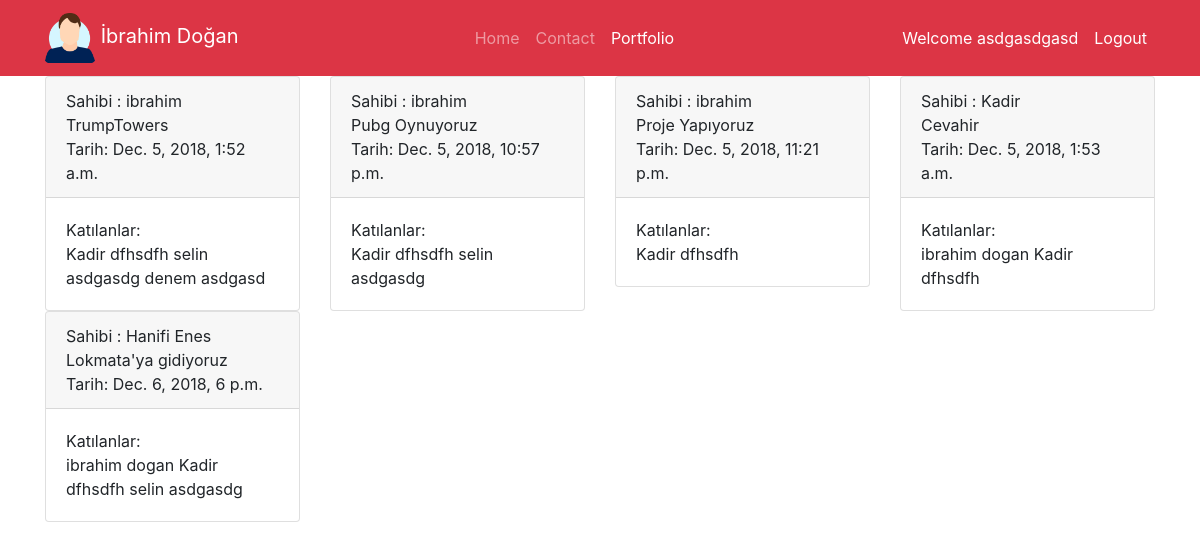
The page /portfolio (signed in) on the database its author committed.
### mysite/models.py (models this page shows, shortened)
class Event(models.Model):
    time = models.DateTimeField()
    title = models.CharField(max_length=50)
    owner = models.ForeignKey(EventOwner, on_delete=models.CASCADE, null=True)
    participants = models.ManyToManyField(Profile, blank=True)
    description = models.CharField(max_length=500,null=True)
    biletix_url = models.CharField(max_length=500,blank=True, null=True)

class EventOwner(models.Model):
    profile = models.OneToOneField(Profile, on_delete=models.CASCADE, null=True)

class Profile(models.Model):
    user = models.OneToOneField(User, on_delete=models.CASCADE)
    first_name = models.CharField(max_length=30, null=True)
    last_name = models.CharField(max_length=30, null=True)
    friends = models.ManyToManyField('self', blank=True)

### mysite/views.py (the view)
# urls.py: path('portfolio', views.portfolio, name='portfolio'),
def portfolio(request):
    if request.user.is_authenticated:
        profile = request.user.profile
        friends = profile.friends.all()
        owner_friends = EventOwner.objects.filter(profile__in=friends)
        events = Event.objects.filter(owner__in=owner_friends.all())
        context = {'portfolio': 'active','events':events }
        return render(request, 'mysite/portfolio.html', context)
    else:
        context = {'portfolio': 'active'}
        return render(request, 'mysite/portfolio.html', context)

### mysite/templates/mysite/portfolio.html
{% extends 'mysite/base.html' %}
{% block content %}
    <div class="container">
        <div class="row">
            {% for event in events %}
                <div class="col-md-3">
                    <div class="card">
                        <div class="card-header">
                            Sahibi : {{ event.owner.profile.first_name }}<br>{{ event.title }} <br>
                            Tarih: {{ event.time }} </div>
                        <div class="card-body">Katılanlar:<br>
                            {% for participant in event.participants.all %}
                                {{ participant.first_name }} {{ participant.last_name }}
                            {% endfor %}
                        </div>
                    </div>
                </div>
            {% endfor %}
        </div>
    </div>
{% endblock %}

### mysite/templates/mysite/base.html (shortened to what this page needs)
{% load static %}
<!doctype html>
<html lang="en">
<head>
    <link rel="stylesheet" href="https://stackpath.bootstrapcdn.com/bootstrap/4.1.3/css/bootstrap.min.css"
>
</head>
<body>
<nav class="navbar navbar-expand-lg navbar-dark bg-danger">
    <div class="container">
        <a class="navbar-brand" href="#">
            <img src="{% static 'mysite/images/profile-picture-default.png' %}" width="50" height="50"> İbrahim Doğan
        </a>
        <div class="collapse navbar-collapse" id="navbarNavAltMarkup">
            <ul class="navbar-nav mx-auto">
                <a class="nav-item nav-link {{ home }}" href="{% url 'home' %}">Home </a>
                <a class="nav-item nav-link {{ contact }}" href="{% url 'contact' %}">Contact</a>
                <a class="nav-item nav-link {{ portfolio }}" href="{% url 'portfolio' %}">Portfolio</a>
            </ul>
        </div>
        <ul class="navbar-nav">
            {% if user.is_authenticated %}
                <a class="nav-item nav-link active" href="#">Welcome {{ user.username }} </a>
                <a class="nav-item nav-link active" href="{% url 'logout' %}">Logout</a>
            {% endif %}
    </ul>
    </div>
</nav>
{% block content %}
{% endblock %}
</body>
</html>

### rows shown on the page
Event: owner.profile.first_name "ibrahim", title "TrumpTowers", time "Dec. 5, 2018, 1:52 a.m."
Profile: first_name "Kadir", last_name "dfhsdfh"
Profile: first_name "selin", last_name "asdgasdg"
Profile: first_name "denem", last_name "asdgasd"
Event: owner.profile.first_name "ibrahim", title "Pubg Oynuyoruz", time "Dec. 5, 2018, 10:57 p.m."
Event: owner.profile.first_name "ibrahim", title "Proje Yapıyoruz", time "Dec. 5, 2018, 11:21 p.m."
Event: owner.profile.first_name "Kadir", title "Cevahir", time "Dec. 5, 2018, 1:53 a.m."
Profile: first_name "ibrahim", last_name "dogan"
Event: owner.profile.first_name "Hanifi Enes", title "Lokmata'ya gidiyoruz", time "Dec. 6, 2018, 6 p.m."

### other values the page prints
{{ user.username }} "asdgasdgasd"
